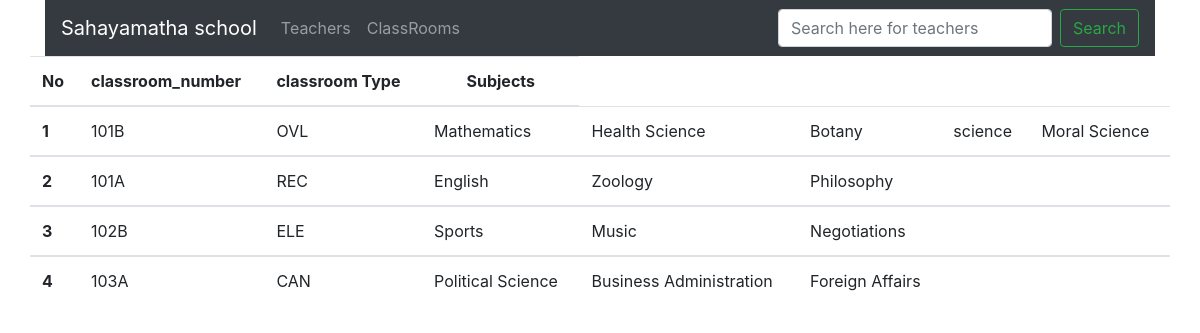
/classroom/list/, run on the app's committed database.
### classrooms/models.py (models this page shows, shortened)
class ClassRoom(models.Model):
    OVAL = 'OVL'
    RECTANGLE = 'REC'
    CANOPY = 'CAN'
    ELEVATED = 'ELE'
    shape_choices = [
        (OVAL, 'Oval'),
        (RECTANGLE, 'Rectangle'),
        (CANOPY, 'Canopy'),
        (ELEVATED, 'Elevated'),
    ]
    name = models.CharField(max_length=255, unique=True)
    capacity = models.IntegerField()
    web_lecture_support = models.BooleanField(default=True)
    shape = models.CharField(max_length=3, choices=shape_choices)

### subjects/models.py (models this page shows, shortened)
class Subject(models.Model):
    name = models.CharField(max_length=255, unique=True)
    chapters = models.IntegerField()
    total_duration = models.IntegerField()
    per_class_duration = models.IntegerField(
        default=30,
        validators=[MaxValueValidator(120), MinValueValidator(30)]
    )
    classroom = models.ForeignKey(ClassRoom, on_delete=models.DO_NOTHING, related_name='subjects')

### classrooms/views.py (the view)
# urls.py: path('list/', ClassRoomList.as_view(), name='list')
class ClassRoomList(TemplateView):
    template_name = 'classrooms/classrooms.html'
    def get_context_data(self, **kwargs):
        context = super().get_context_data(**kwargs)
        classroom_list = list(self.class_room_data())
        context['classroom_list'] = classroom_list
        return context
    def class_room_data(self):
        queryset = Subject.objects.only('name')
        classrooms = ClassRoom.objects.prefetch_related(
            Prefetch('subjects', queryset=queryset, to_attr='subject_list')
        )
        return classrooms

### classrooms/templates/classrooms/classrooms.html
{%extends 'base.html'%}
{%block body_block%}
    <div class="row ">
        {% include 'classrooms/snippets/table.html' with object_list=classroom_list%}
    </div>
{%endblock%}

### classrooms/templates/classrooms/snippets/table.html
<table class="table">
  <thead>
    <tr>
      <th scope="col">No</th>
      <th scope="col">classroom_number</th>
      <th scope="col">classroom Type</th>
      <th scope="col" class="mx-auto text-center">Subjects</th>
    </tr>
  </thead>
  {%for classroom in classroom_list%}
  <tbody>
    <tr>
      <th scope="row">{{forloop.counter}}</th>
      <td>{{classroom.name}}</td>
      <td>{{classroom.shape}}</td>
      {% for subject in classroom.subject_list%}
      <td>{{subject.name}}</td>
      {%endfor%}
    </tr>
  </tbody>
  {%endfor%}
</table>

### data on the page
ClassRoom: name "101B", shape "OVL"
Subject: name "Mathematics"
Subject: name "Health Science"
Subject: name "Botany"
Subject: name "science"
Subject: name "Moral Science"
ClassRoom: name "101A", shape "REC"
Subject: name "English"
Subject: name "Zoology"
Subject: name "Philosophy"
ClassRoom: name "102B", shape "ELE"
Subject: name "Sports"
Subject: name "Music"
Subject: name "Negotiations"
ClassRoom: name "103A", shape "CAN"
Subject: name "Political Science"
Subject: name "Business Administration"
Subject: name "Foreign Affairs"
